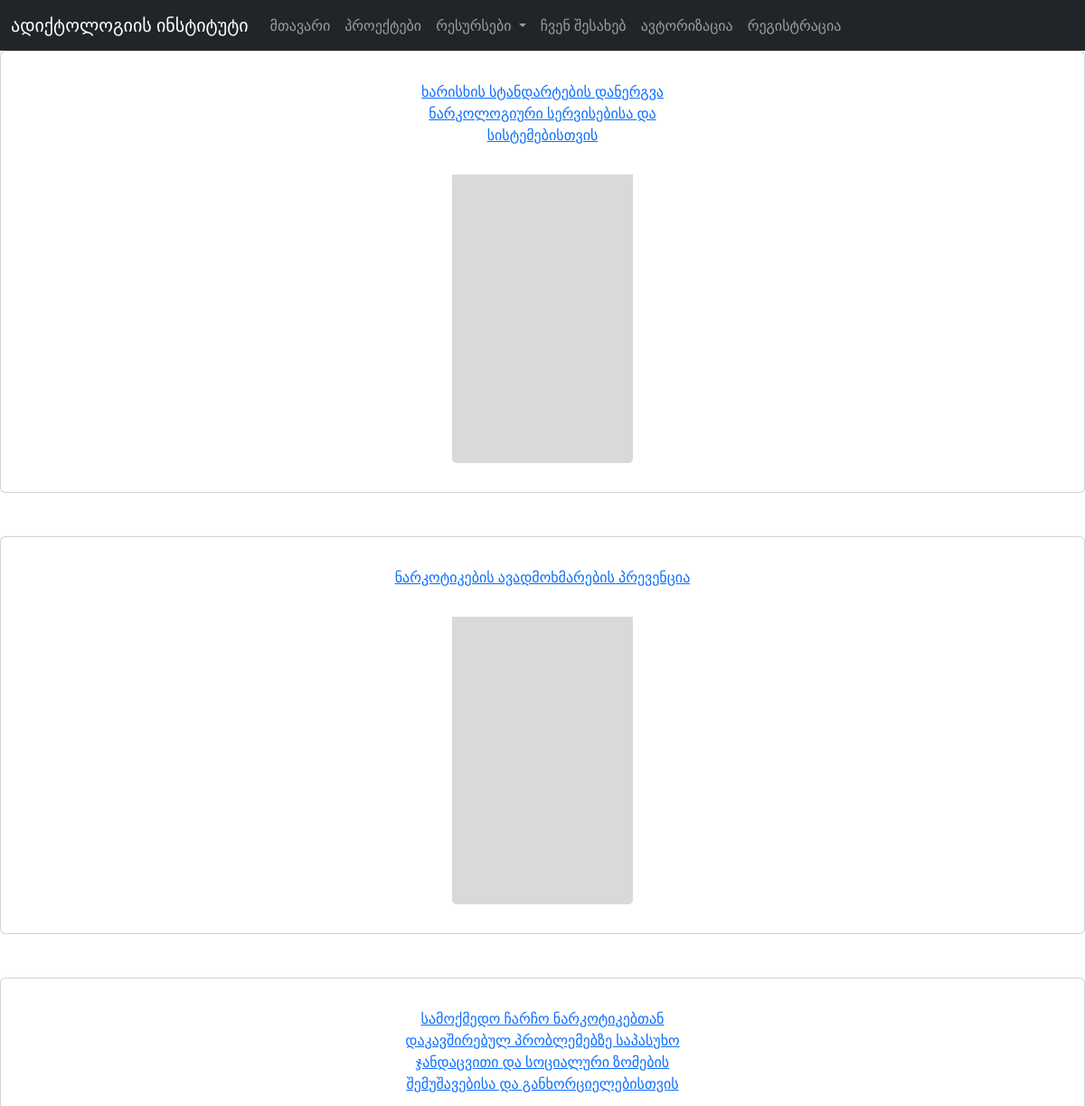
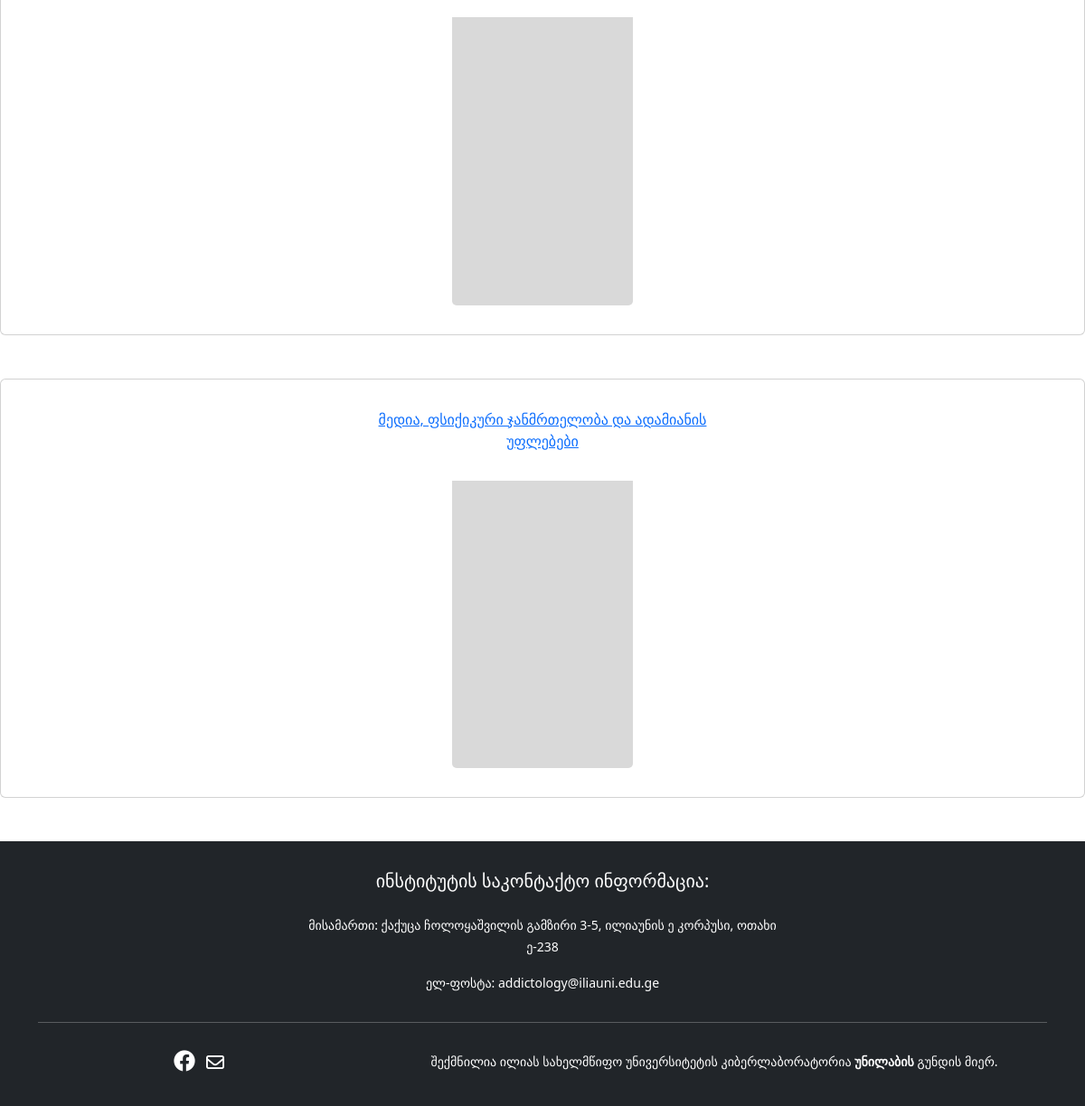
/books, run on the app's committed database (2 pictures, top to bottom).
### addiction/models/file.py (models this page shows)
class File(BaseModel):
    __tablename__='files'
    id=db.Column(db.Integer, primary_key=True)
    filename=db.Column(db.String(200))
    displayname=db.Column(db.String(200))
    file_path=db.Column(db.String(500))
    category=db.Column(db.String(200))

### addiction/views/publications/routes.py (the view)
@publication_blueprint.route("/books")
def books():
    books=File.query.filter_by(category="books").all()
    return render_template("publications/books.html", books=books)

### addiction/templates/publications/books.html (shortened to what this page needs)
{%extends "layouts/base.html"%}  {%block content%}
{%for i in books%}
<div class="card mb-5 text-center align-items-center">
  <div class="card-body mt-3 col-md-4 col-lg-4" >
    <p class="card-text"><a href="{{url_for('publication.view', pdf_name=i.filename)}}">{{i.displayname}}</a></p>
  </div>
  <div class="d-flex justify-content-center mt-3 mb-3">
  <div class="col-md-2 col-lg-2 mb-3">
  <a href="{{url_for('publication.get_file', category=i.category, pdf_name=i.filename)}}"><img src="{{ url_for('static', filename = 'images/img.png') }}" class="card-img-bottom" alt="..."></a>
  </div>
</div>
</div>
{%endfor%}
{%endblock%}

### addiction/templates/layouts/base.html (shortened to what this page needs)
<!doctype html>
<html lang="en">
  <head>
    <link href="https://cdn.jsdelivr.net/npm/bootstrap@5.3.0-alpha1/dist/css/bootstrap.min.css" rel="stylesheet">
    <link rel="stylesheet" href="https://cdnjs.cloudflare.com/ajax/libs/font-awesome/6.2.1/css/all.min.css" />
  </head>
  <body class="d-flex flex-column min-vh-100">
      {%include "layouts/navbar.html"%}
      {% block content %}
      {%endblock%}
      {%include "layouts/footer.html"%}
  </body>
</html>

### addiction/templates/layouts/navbar.html (shortened to what this page needs)
{%from "macros.html" import is_active%}
<nav class="navbar navbar-dark navbar-expand-lg bg-dark">
  <div class="container-fluid">
    <a class="navbar-brand" href="{{url_for('main.index')}}"
      >ადიქტოლოგიის ინსტიტუტი</a
    >
    <div class="collapse navbar-collapse" id="navbarNavDropdown">
      <ul class="navbar-nav">
        <li class="nav-item">
          <a
            class="nav-link {{is_active(request.endpoint, 'main.index')}}"
            aria-current="page"
            href="{{url_for('main.index')}}"
            >მთავარი</a
          >
        </li>
        <li class="nav-item">
          <a
            class="nav-link {{is_active(request.endpoint, 'main.projects')}}"
            href="{{url_for('main.projects')}}"
            >პროექტები</a
          >
        </li>
        <li class="nav-item dropdown">
          <a
            class="nav-link dropdown-toggle"
            href="#"
            role="button"
            data-bs-toggle="dropdown"
            aria-expanded="false"
          >
            რესურსები
          </a>
        </li>
        <li class="nav-item">
          <a
            class="nav-link {{is_active(request.endpoint, 'main.about')}}"
            href="{{url_for('main.about')}}"
            >ჩვენ შესახებ</a
          >
        </li>
        {% if not current_user.is_authenticated %}
        <li class="nav-item">
          <a
            class="nav-link {{is_active(request.endpoint, 'auth.login')}}"
            href="{{url_for('auth.login')}}"
            >ავტორიზაცია</a
          >
        </li>
        <li class="nav-item">
          <a
            class="nav-link {{is_active(request.endpoint, 'auth.register')}}"
            href="{{url_for('auth.register')}}"
            >რეგისტრაცია</a
          >
        </li>
        {%endif%}
      </ul>
    </div>
  </div>
</nav>

### addiction/templates/macros.html (shortened to what this page needs)
{%macro is_active(endpoint, name)%}
{%endmacro%}

### addiction/templates/layouts/footer.html
<footer class="mt-auto bg-dark text-white pt-3 pb-3">
  <div class="container text-center text-md-left">
    <div class="row text-center text-md-left">
      <div class="col-md-6 col-lg-6 mx-auto mt-3">
        <h5 class="text-uppercase mb-4">ინსტიტუტის საკონტაქტო ინფორმაცია:</h5>
        <p>
          <small>
            მისამართი: ქაქუცა ჩოლოყაშვილის გამზირი 3-5, ილიაუნის ე კორპუსი,
            ოთახი ე-238
          </small>
        </p>
        <p><small>ელ-ფოსტა: addictology@iliauni.edu.ge</small></p>
      </div>
    </div>
    <hr class="mb-4" />
    <div class="row align-items-center">
      <div class="col-md-5 col-lg-4">
        <div class="text-center text-md-right">
          <ul class="list-unstyled list-inline">
            <li class="list-inline-item">
              <a
                href="#"
                class="btn-floating btn-sm text-white"
                style="font-size: 24px"
                ><i class="fab fa-facebook"></i
              ></a>
            </li>
            <li class="list-inline-item">
              <a
                href="#"
                class="btn-floating btn-sm text-white"
                style="font-size: 20px"
                ><i class="fa-regular fa-envelope"></i
              ></a>
            </li>
          </ul>
        </div>
      </div>
      <div class="col-md-7 col-lg-8">
        <p>
          <small>
            შექმნილია ილიას სახელმწიფო უნივერსიტეტის კიბერლაბორატორია
            <strong> უნილაბის </strong> გუნდის მიერ.
          </small>
        </p>
      </div>
    </div>
  </div>
</footer>

### data on the page
File: displayname "ხარისხის სტანდარტების დანერგვა ნარკოლოგიური სერვისებისა და სისტემებისთვის"
File: displayname "ნარკოტიკების ავადმოხმარების პრევენცია"
File: displayname "სამოქმედო ჩარჩო ნარკოტიკებთან დაკავშირებულ პრობლემებზე საპასუხო ჯანდაცვითი და სოციალური ზომების შემუშავებისა და განხორციელებისთვის"
File: displayname "მედია, ფსიქიკური ჯანმრთელობა და ადამიანის უფლებები"
